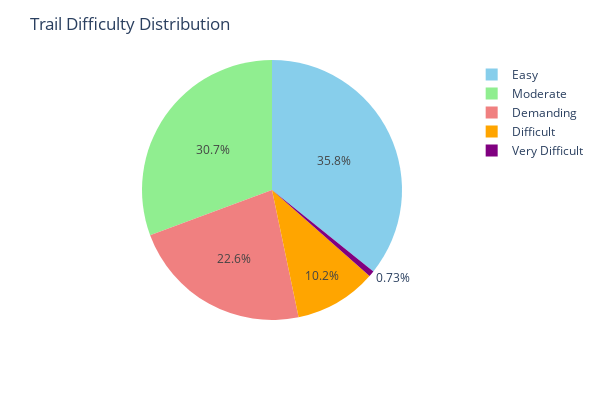

The cell this chart's notebook holds for it:
### Code cell
# Connect to the database
conn = sqlite3.connect('data/hiking.db')

# Read difficulty data from the Trail table and perform group count
query3 = '''
SELECT 
    CASE 
        WHEN difficulty = '1' THEN 'Easy'
        WHEN difficulty = '2' THEN 'Moderate'
        WHEN difficulty = '3' THEN 'Demanding'
        WHEN difficulty = '4' THEN 'Difficult'
        WHEN difficulty = '5' THEN 'Very Difficult'
    END AS difficulty_label,
    COUNT(*) AS count
FROM Trail
GROUP BY difficulty
'''

trail_difficulty = pd.read_sql_query(query3, conn)

# Close the database connection
conn.close()

colors = ['skyblue', 'lightgreen', 'lightcoral', 'orange', 'purple']

# Create the pie chart using Plotly
fig = px.pie(trail_difficulty, values='count', names='difficulty_label', color_discrete_sequence=colors)
fig.update_layout(title='Trail Difficulty Distribution', 
                  width=600,
                  height=400)
fig.show()

### Figure 1 — Plotly figure (JSON) as saved in the notebook; plotly's stock layout.template omitted (floating-point values rounded to 4 significant figures)
{"data": [{"domain": {"x": [0, 1], "y": [0, 1]}, "hovertemplate": "difficulty_label=%{label}<br>count=%{value}<extra></extra>", "labels": ["Easy", "Moderate", "Demanding", "Difficult", "Very Difficult"], "legendgroup": "", "name": "", "showlegend": true, "type": "pie", "values": [49, 42, 31, 14, 1]}], "layout": {"height": 400, "legend": {"tracegroupgap": 0}, "margin": {"t": 60}, "piecolorway": ["skyblue", "lightgreen", "lightcoral", "orange", "purple"], "title": {"text": "Trail Difficulty Distribution"}, "width": 600}}
